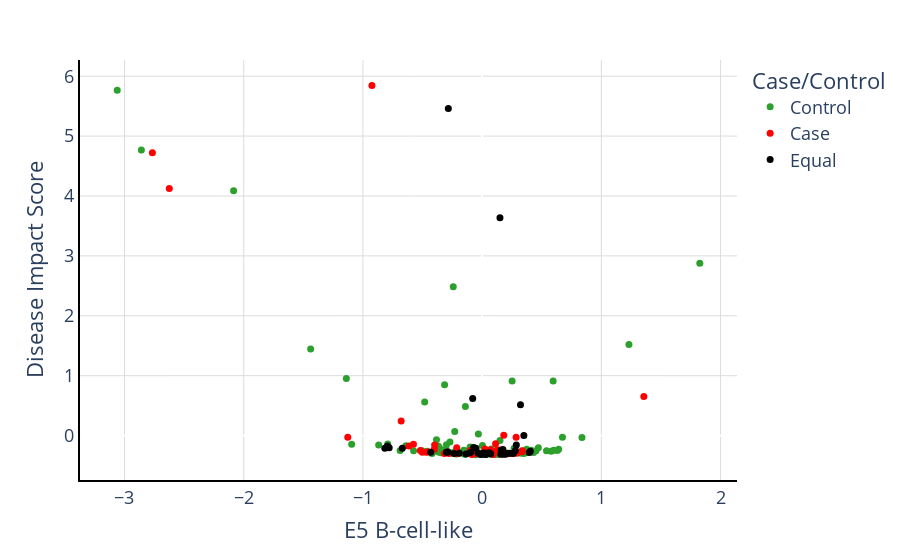

The cell this chart's notebook holds for it:
### Markdown cell above
You can also plot different scores to identify SNPs that have high scores across different sequence classes. The Disease Impact Score is a useful score to analyze. Having a high sequence class score and a high DIS might suggest that a particular mutation is functionally important. In the below plot, each point represents a SNP. You can hover over points to gather meta data about the SNP, including the alteration ID and the number of case and control counts.

### Code cell
score1, score2 = "E5 B-cell-like", "Disease Impact Score"
color = "Case/Control" # if this is changed, the `color_discrete_sequence` will have to be changed or removed
fig = px.scatter(scores, x=score1, y=score2, color=color,
                   hover_data=['Alteration', 'Breast Cancer Case Alleles', 'Control Alleles', score1, score2], 
                     color_discrete_sequence=['#2ca02c', "red", "black"])
fig.update_layout(font=dict(size=18))
fig.update_traces(marker={'size': 7})
viz.white_bg(fig)
fig.write_html("test_output_plots/" + score1 + "_v_" + score2 + ".html")
fig.show()

### Figure 1 — Plotly figure (JSON) as saved in the notebook; plotly's stock layout.template omitted (floating-point values rounded to 4 significant figures; data arrays with more than 128 entries replaced by an {"elided": "..."} marker saying what was removed)
{"data": [{"customdata": {"elided": "118x5 mixed values"}, "hovertemplate": "Case/Control=Control<br>E5 B-cell-like=%{customdata[3]}<br>Disease Impact Score=%{customdata[4]}<br>Alteration=%{customdata[0]}<br>Breast Cancer Case Alleles=%{customdata[1]}<br>Control Alleles=%{customdata[2]}<extra></extra>", "legendgroup": "Control", "marker": {"color": "#2ca02c", "size": 7, "symbol": "circle"}, "mode": "markers", "name": "Control", "orientation": "v", "showlegend": true, "type": "scatter", "x": [0.1209, -0.2181, 0.1345, 0.2688, 0.5957, -0.1405, 0.06514, -0.2421, 1.826, -0.3343, -0.3793, 0.02211, 0.04105, 0.02668, -0.09068, 0.09262, -0.2681, 0.5796, -1.439, -0.07234, -0.3455, 0.1721, 0.6417, -0.07674, -1.139, -0.1135, 0.1798, 0.6741, -0.2105, 0.4112, 0.6302, -0.6879, 0.00267, 0.07812, -0.1542, 0.8374, 0.07427, 0.0004772, -0.482, -0.3037, -0.2203, 0.02608, 0.1652, -0.1006, -0.2699, -0.1555, -0.2423, -0.3661, -0.03162, -0.4622, 0.1497, 0.07572, 0.1066, 0.431, 0.5402, 0.265, -0.8679, -0.2094, -0.383, 0.3358, -3.061, -0.2211, 0.07112, 0.3518, 0.1971, 0.1167, 0.08006, -2.085, 0.1759, -0.1457, 0.4716, -0.006214, 0.1141, -0.2098, -0.383, 0.1127, 0.03151, 0.2101, 0.6, -0.6394, -0.1925, -0.1021, 0.3683, 0.1206, 0.1454, -2.858, -0.2995, 0.06939, -0.2297, 0.09781, 0.374, -0.4201, 0.4519, -0.07437, -0.792, -0.315, 0.054, -0.3155, -0.1116, -0.1734, -0.13, -0.2238, 0.327, -0.3522, -0.08779, -1.094, 0.2515, -0.03392, -0.3227, 0.3602, -0.1673, -0.5751, -0.3685, 1.231, 0.1371, -0.5042, 0.0979, -0.05687], "xaxis": "x", "y": [-0.3104, -0.3055, -0.3084, -0.2101, 0.913, 0.4844, -0.2882, -0.2855, 2.879, -0.2836, -0.2424, -0.3076, -0.2771, -0.3112, -0.2786, -0.2973, -0.2903, -0.26, 1.445, -0.3024, -0.2871, -0.2859, -0.229, -0.283, 0.9513, -0.2851, -0.3028, -0.02583, -0.2971, -0.2456, -0.2471, -0.2479, -0.1669, -0.2231, -0.2451, -0.03051, -0.3044, -0.31, 0.5618, -0.2265, -0.2768, -0.2797, -0.2942, -0.1924, -0.1057, -0.2971, 2.485, -0.1768, 0.02548, -0.26, -0.08384, -0.314, -0.3055, -0.2835, -0.2538, -0.2681, -0.1578, -0.2871, -0.2212, -0.257, 5.766, -0.2868, -0.3042, -0.298, -0.3032, -0.2814, -0.2993, 4.088, -0.3073, -0.3107, -0.2012, -0.2922, -0.3004, -0.3038, -0.06896, -0.2917, -0.309, -0.2993, -0.2431, -0.17, -0.287, -0.3031, -0.2822, -0.2971, -0.2763, 4.769, -0.151, -0.2842, 0.0661, -0.3015, -0.2303, -0.2989, -0.2518, -0.2421, -0.1398, 0.8475, -0.277, -0.2753, -0.2918, -0.279, -0.2557, -0.2595, -0.2949, -0.2182, -0.3018, -0.1436, 0.9102, -0.2918, -0.2798, -0.2529, -0.2824, -0.2512, -0.2745, 1.52, -0.3111, -0.2538, -0.3134, -0.3179], "yaxis": "y"}, {"customdata": {"elided": "44x5 mixed values"}, "hovertemplate": "Case/Control=Case<br>E5 B-cell-like=%{customdata[3]}<br>Disease Impact Score=%{customdata[4]}<br>Alteration=%{customdata[0]}<br>Breast Cancer Case Alleles=%{customdata[1]}<br>Control Alleles=%{customdata[2]}<extra></extra>", "legendgroup": "Case", "marker": {"color": "red", "size": 7, "symbol": "circle"}, "mode": "markers", "name": "Case", "orientation": "v", "showlegend": true, "type": "scatter", "x": [-2.766, -0.5018, -0.4015, -0.2099, 0.02324, -0.08611, 0.2319, 0.1815, -0.1013, -0.04901, 0.2851, -0.2778, 0.3363, 0.0672, -0.6793, 0.1283, -0.09983, -0.08002, 0.2911, 0.174, 0.3338, -0.2149, 0.1129, 0.2483, -0.07695, 0.06995, -0.08036, 1.356, -0.2932, -0.3985, 0.08096, -0.2132, 0.03984, -0.5762, -2.624, -0.4511, -0.614, -0.3172, -0.9245, -0.5185, 0.06914, -1.127, -0.4696, 0.0941], "xaxis": "x", "y": [4.724, -0.2773, -0.2266, -0.2974, -0.2251, -0.3139, -0.3011, 0.006868, -0.2818, -0.3033, -0.02981, -0.2971, -0.2551, -0.3005, 0.2452, -0.2354, -0.2509, -0.2986, -0.293, -0.3056, -0.2716, -0.2907, -0.1347, -0.2972, -0.2994, -0.236, -0.2912, 0.6541, -0.2737, -0.1575, -0.3005, -0.2026, -0.2938, -0.1463, 4.124, -0.2725, -0.1719, -0.2976, 5.847, -0.2479, -0.2639, -0.02741, -0.2784, -0.3143], "yaxis": "y"}, {"customdata": {"elided": "41x5 mixed values"}, "hovertemplate": "Case/Control=Equal<br>E5 B-cell-like=%{customdata[3]}<br>Disease Impact Score=%{customdata[4]}<br>Alteration=%{customdata[0]}<br>Breast Cancer Case Alleles=%{customdata[1]}<br>Control Alleles=%{customdata[2]}<extra></extra>", "legendgroup": "Equal", "marker": {"color": "black", "size": 7, "symbol": "circle"}, "mode": "markers", "name": "Equal", "orientation": "v", "showlegend": true, "type": "scatter", "x": [0.03151, 0.05566, -0.03529, -0.2367, -0.05172, 0.03295, 0.3217, 0.2269, 0.02414, 0.1743, -0.1911, 0.3955, 0.2869, -0.0971, 0.209, -0.7796, 0.1564, 0.2614, 0.05155, 0.1494, 0.2798, -0.6698, -0.2858, -0.001092, -0.2837, -0.4313, 0.1592, -0.7946, -0.07101, -0.01388, 0.01108, -0.1347, 0.4041, -0.2996, 0.06073, 0.07203, -0.8164, 0.196, 0.3499, -0.07907, 0.1753], "xaxis": "x", "y": [-0.3083, -0.3009, -0.2902, -0.2997, -0.2101, -0.3169, 0.5168, -0.2954, -0.2967, -0.2326, -0.2931, -0.282, -0.1588, -0.2822, -0.2936, -0.2035, -0.3133, -0.2987, -0.2917, 3.638, -0.2472, -0.2096, -0.2729, -0.3102, 5.463, -0.2771, -0.2426, -0.1752, -0.2005, -0.3155, -0.2926, -0.307, -0.2615, -0.2799, -0.2927, -0.3044, -0.2124, -0.3097, -0.0004021, 0.6202, -0.3073], "yaxis": "y"}], "layout": {"font": {"size": 18}, "legend": {"title": {"text": "Case/Control"}, "tracegroupgap": 0}, "margin": {"t": 60}, "paper_bgcolor": "rgba(0, 0, 0, 0)", "plot_bgcolor": "rgba(0, 0, 0, 0)", "xaxis": {"anchor": "y", "domain": [0, 1], "gridcolor": "#DCDCDC", "linecolor": "black", "linewidth": 2, "showline": true, "title": {"text": "E5 B-cell-like"}}, "yaxis": {"anchor": "x", "domain": [0, 1], "gridcolor": "#DCDCDC", "linecolor": "black", "linewidth": 2, "showline": true, "title": {"text": "Disease Impact Score"}}}}
